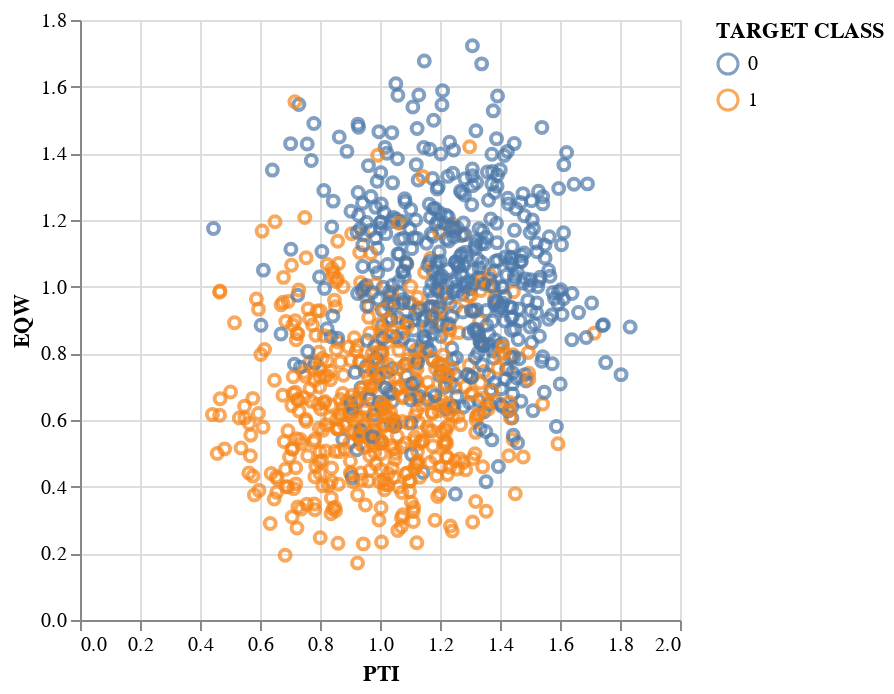

Write notebook code for a chart like this one.
### Markdown cell above
Let's see some interactive plots with ALtair:

### Code cell
scatter_chart = alt.Chart(df).mark_point().encode(
    x='PTI',
    y='EQW',
    color='TARGET CLASS:N',  # ':N' denotes a nominal (categorical) data type
    tooltip=['WTT', 'PTI', 'TARGET CLASS']
).interactive()  # This makes the chart interactive

# Display the chart
scatter_chart

### Figure 1 — Vega-Lite specification as saved in the notebook (floating-point values rounded to 4 significant figures; data arrays with more than 128 entries replaced by an {"elided": "..."} marker saying what was removed)
{"config": {"view": {"continuousWidth": 300, "continuousHeight": 300}}, "data": {"name": "data-4aeb659916acaa97d1592049eddf6d94"}, "mark": {"type": "point"}, "encoding": {"color": {"field": "TARGET CLASS", "type": "nominal"}, "tooltip": [{"field": "WTT", "type": "quantitative"}, {"field": "PTI", "type": "quantitative"}, {"field": "TARGET CLASS", "type": "quantitative"}], "x": {"field": "PTI", "type": "quantitative"}, "y": {"field": "EQW", "type": "quantitative"}}, "params": [{"name": "param_22", "select": {"type": "interval", "encodings": ["x", "y"]}, "bind": "scales"}], "$schema": "https://vega.github.io/schema/vega-lite/v5.16.3.json", "datasets": {"data-4aeb659916acaa97d1592049eddf6d94": {"elided": "1000 records"}}}
